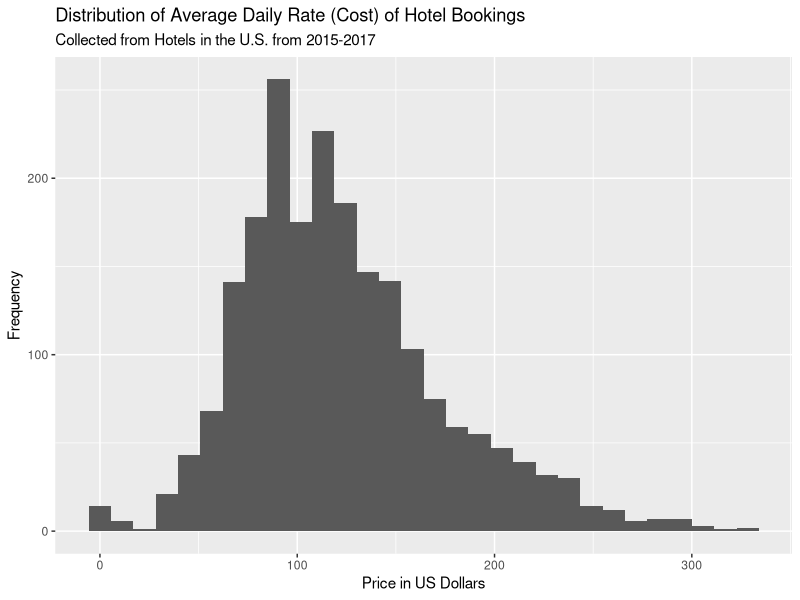

This figure's R source:
## ---- chunk 1
knitr::opts_chunk$set(echo = TRUE)
## ---- chunk 2
library(tidyverse)
library(broom)
library(knitr)
## ---- chunk 3
hotels <- read_csv("data/hotels_reduced.csv")
## ---- chunk 4
ggplot(data = hotels, aes(x = adr)) +
  geom_histogram() + 
  labs(x = "Price in US Dollars",
       y = "Frequency", 
       title = "Distribution of Average Daily Rate (Cost) of Hotel Bookings",
       subtitle = "Collected from Hotels in the U.S. from 2015-2017")

## ---- chunk 5
hotels %>%
    summarise(mean = mean(adr), 
              median = median(adr), 
              sd = sd(adr),
              min = min(adr),
              max = max(adr),
              iqr = IQR(adr))
